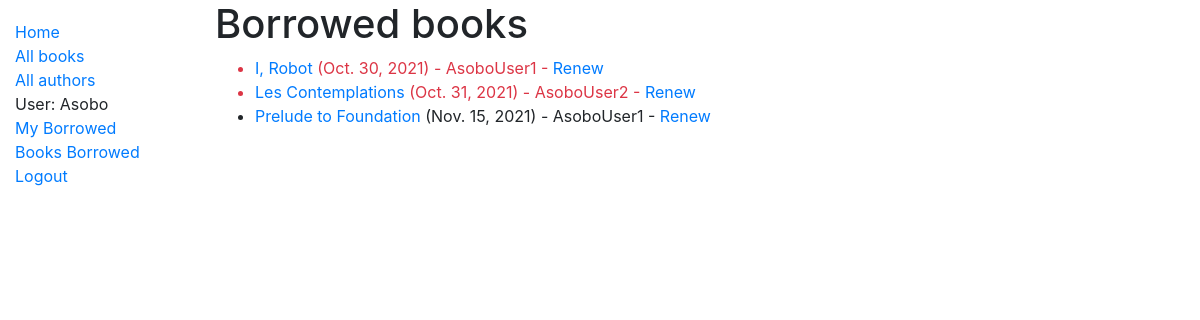
Page /catalog/borrowed/ (signed in) on the committed database.
### catalog/models.py (models this page shows, shortened)
class BookInstance(models.Model):
    id = models.UUIDField(primary_key=True, default=uuid.uuid4, help_text='Unique ID for this particular book across whole library')
    book = models.ForeignKey('Book', on_delete=models.RESTRICT, null=True)
    imprint = models.CharField(max_length=200)
    due_back = models.DateField(null=True, blank=True)
    borrower = models.ForeignKey(User, on_delete=models.SET_NULL, null=True, blank=True)
    LOAN_STATUS = (
        ('m', 'Maintenance'),
        ('o', 'On loan'),
        ('a', 'Available'),
        ('r', 'Reserved'),
    )
    status = models.CharField(
        max_length=1,
        choices=LOAN_STATUS,
        blank=True,
        default='m',
        help_text='Book availability',
    )
    class Meta:
        ordering = ['due_back']
        permissions = (("can_mark_returned", "Set book as returned"),)
    @property
    def is_overdue(self):
        if self.due_back and date.today() > self.due_back:
            return True
        return False

class Book(models.Model):
    title = models.CharField(max_length=200)
    author = models.ForeignKey(Author, on_delete=models.SET_NULL, null=True)
    summary = models.TextField(max_length=1000, help_text='Enter a brief description of the book')
    isbn = models.CharField('ISBN', max_length=13, unique=True,
                             help_text='13 Character <a href="https://www.isbn-international.org/content/what-isbn">ISBN number</a>')
    genre = models.ManyToManyField('Genre', help_text='Select a genre for this book')
    language = models.ForeignKey('Language', on_delete=models.SET_NULL, null=True)
    class Meta:
        ordering = ['title']
    def display_genre(self):
        """Create a string for the Genre. This is required to display genre in Admin."""
        return ', '.join(genre.name for genre in self.genre.all()[:3])
    display_genre.short_description = 'Genre'

### catalog/views.py (the view)
# urls.py: path('borrowed/', views.LoanedBooksListView.as_view(), name='borrowed-books'),
class LoanedBooksListView(PermissionRequiredMixin, LoginRequiredMixin,generic.ListView):
    permission_required = 'catalog.can_mark_returned'
    model = BookInstance
    template_name ='catalog/bookinstance_list_borrowed_librarian.html'
    paginate_by = 10
    def get_queryset(self):
        return BookInstance.objects.filter(status__exact='o').order_by('due_back')

### catalog/templates/catalog/bookinstance_list_borrowed_librarian.html
{% extends "base_generic.html" %}
{% block content %}
    <h1>Borrowed books</h1>
    {% if bookinstance_list %}
        <ul>
            {% for bookinst in bookinstance_list %}
                <li class="{% if bookinst.is_overdue %}text-danger{% endif %}">
                    <a href="{% url 'book-detail' bookinst.book.pk %}">{{bookinst.book.title}}</a> ({{ bookinst.due_back }}) - {{ bookinst.borrower }}
                    {% if perms.catalog.can_mark_returned %}- <a href="{% url 'renew-book-librarian' bookinst.id %}">Renew</a>  {% endif %}
                </li>
            {% endfor %}
        </ul>
    {% else %}
        <p>There are no books borrowed.</p>
    {% endif %}
{% endblock %}

### catalog/templates/base_generic.html (shortened to what this page needs)
<!DOCTYPE html>
<html lang="en">
<head>
  <link rel="stylesheet" href="https://cdn.jsdelivr.net/npm/bootstrap@4.5.3/dist/css/bootstrap.min.css">
  {% load static %}
  <link rel="stylesheet" href="{% static 'css/styles.css' %}">
</head>
<body>
  <div class="container-fluid">
    <div class="row">
      <div class="col-sm-2">
      {% block sidebar %}
        <ul class="sidebar-nav">
          <li><a href="{% url 'index' %}">Home</a></li>
          <li><a href="{% url 'books' %}">All books</a></li>
          <li><a href="{% url 'authors' %}">All authors</a></li>
          {% if user.is_authenticated %}
            <li>User: {{ user.get_username }}</li>
            <li><a href="{% url 'my-borrowed' %}">My Borrowed</a></li>
            {% if perms.catalog.can_mark_returned %}
                <li><a href="{% url 'borrowed-books' %}">Books Borrowed</a></li>
            {% endif %}
            <li><a href="{% url 'logout'%}?next={{request.path}}">Logout</a></li>
          {% else %}
            <li><a href="{% url 'login'%}?next={{request.path}}">Login</a></li>
          {% endif %}
        </ul>
     {% endblock %}
      </div>
      <div class="col-sm-10 ">
        {% block content %}{% endblock %}
      </div>
    </div>
  </div>
</body>
</html>

### catalog/static/css/styles.css (style rules this page uses)
.sidebar-nav { margin-top: 20px; padding: 0; list-style: none; }

### rows in the picture
BookInstance: book "I, Robot", due_back "Oct. 30, 2021", borrower "AsoboUser1"
BookInstance: book "Les Contemplations", due_back "Oct. 31, 2021", borrower "AsoboUser2"
BookInstance: book "Prelude to Foundation", due_back "Nov. 15, 2021", borrower "AsoboUser1"

### other values in the picture
{{ user.get_username }} "Asobo"
